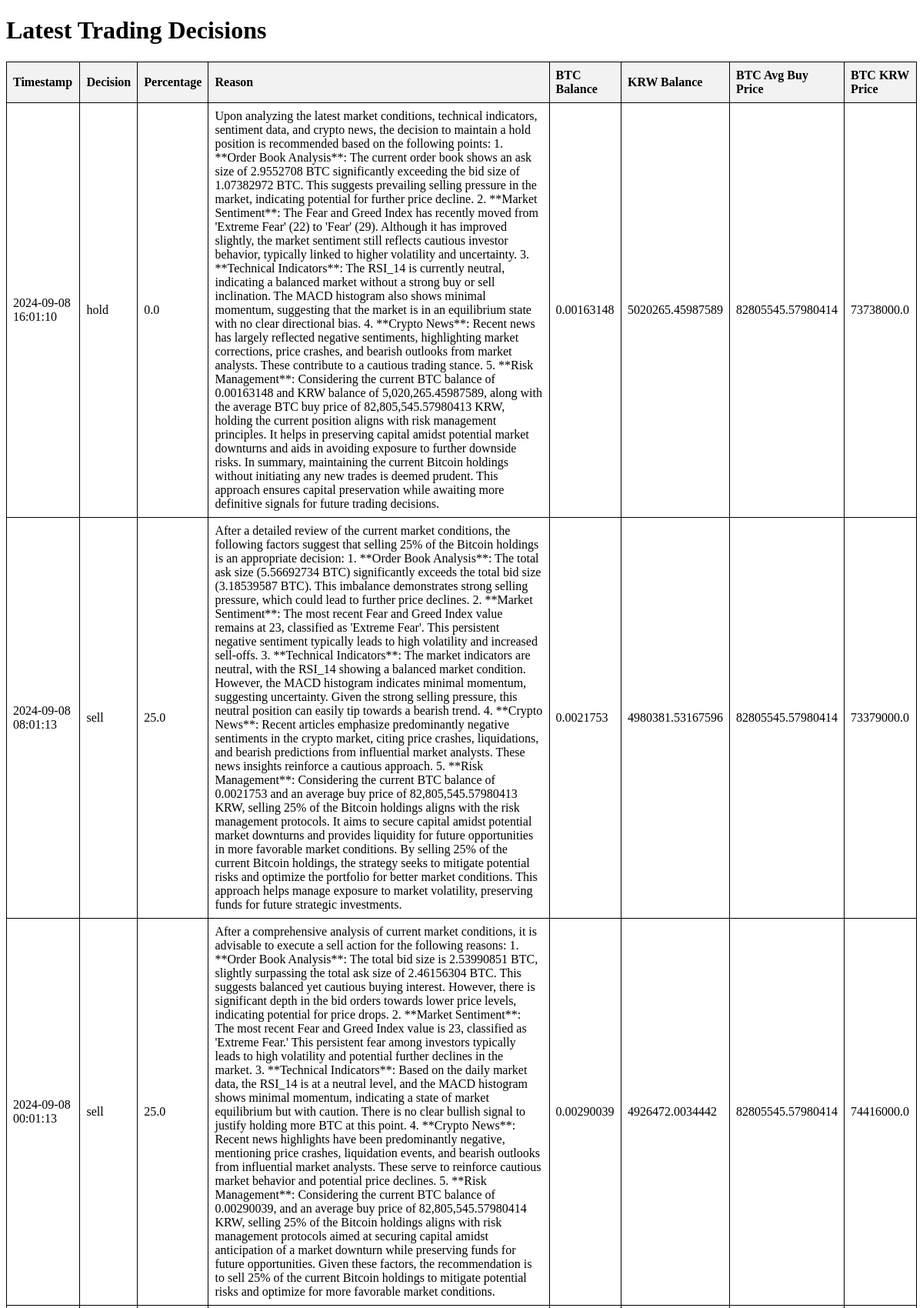
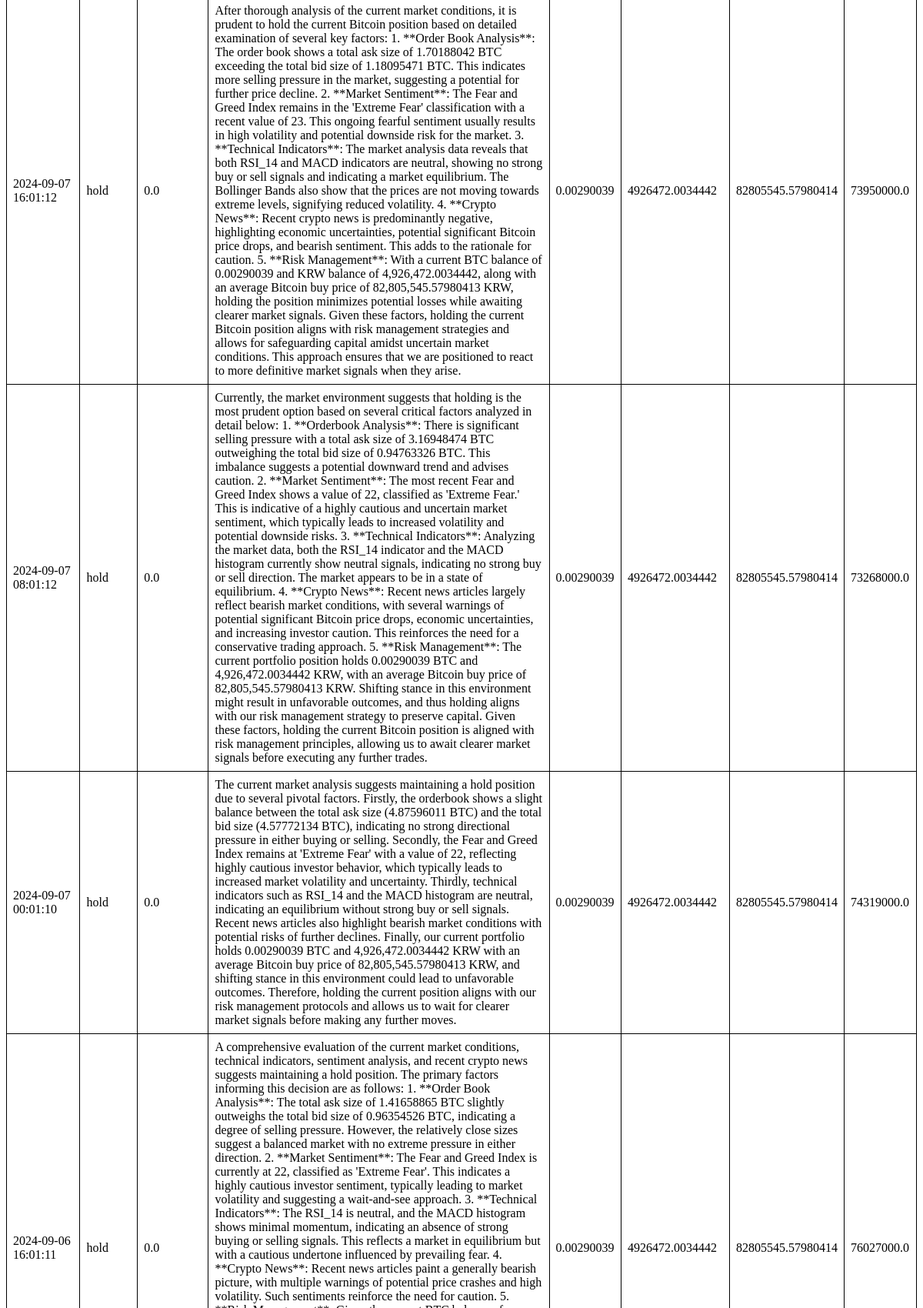
/?page=4 (upper part), run on the app's committed database (2 pictures, top to bottom).
### tables this page shows
CREATE TABLE decisions (
                id INTEGER PRIMARY KEY AUTOINCREMENT,
                timestamp DATETIME,
                decision TEXT,
                percentage REAL,
                reason TEXT,
                btc_balance REAL,
                krw_balance REAL,
                btc_avg_buy_price REAL,
                btc_krw_price REAL
            );

### sqlite_viewer/app.py (the view)
@app.route('/')
def index():
    conn = get_db_connection()
    cur = conn.cursor()
    cur.execute("SELECT COUNT(*) FROM decisions")
    total_decisions = cur.fetchone()[0]
    decisions_per_page = 10
    total_pages = math.ceil(total_decisions / decisions_per_page)
    page = request.args.get('page', 1, type=int)
    offset = (page - 1) * decisions_per_page
    cur.execute("SELECT * FROM decisions ORDER BY timestamp DESC LIMIT ? OFFSET ?",
                (decisions_per_page, offset))
    decisions = cur.fetchall()
    conn.close()
    return render_template('index.html', decisions=decisions, page=page, total_pages=total_pages)

### sqlite_viewer/app.py (called while the page is built)
def get_db_connection():
    conn = sqlite3.connect('/home/ubuntu/cryptoauto/trading_decisions.sqlite')
    conn.row_factory = sqlite3.Row
    return conn

### sqlite_viewer/templates/index.html (shortened to what this page needs)
<!DOCTYPE html>
<html lang="en">
  <head>
  </head>
  <body>
    <h1>Latest Trading Decisions</h1>
    <table>
      <tr>
        <th>Timestamp</th>
        <th>Decision</th>
        <th>Percentage</th>
        <th>Reason</th>
        <th>BTC Balance</th>
        <th>KRW Balance</th>
        <th>BTC Avg Buy Price</th>
        <th>BTC KRW Price</th>
      </tr>
      {% for decision in decisions %}
      <tr>
        <td>{{ decision['timestamp'] }}</td>
        <td>{{ decision['decision'] }}</td>
        <td>{{ decision['percentage'] }}</td>
        <td>{{ decision['reason'] }}</td>
        <td>{{ decision['btc_balance'] }}</td>
        <td>{{ decision['krw_balance'] }}</td>
        <td>{{ decision['btc_avg_buy_price'] }}</td>
        <td>{{ decision['btc_krw_price'] }}</td>
      </tr>
      {% endfor %}
    </table>
  </body>
</html>

### sqlite_viewer/templates/index.html (style rules this page uses)
table { width: 100%; border-collapse: collapse; }
th, td { border: 1px solid black; padding: 8px; text-align: left; }
th { background-color: #f2f2f2; }

### data on the page
decisions: timestamp "2024-09-08 16:01:10", decision "hold", percentage "0.0", reason "Upon analyzing the latest market conditions, technical indicators, sentiment data, and crypto news, the decision to maintain a hold position is recommended based on the following points: 1. **Order Book Analysis**: The current order book shows an ask size of 2.9552708 BTC significantly exceeding the bid size of 1.07382972 BTC. This suggests prevailing selling pressure in the market, indicating potential for further price decline. 2. **Market Sentiment**: The Fear and Greed Index has recently moved from 'Extreme Fear' (22) to 'Fear' (29). Although it has improved slightly, the market sentiment still reflects cautious investor behavior, typically linked to higher volatility and uncertainty.…", btc_balance "0.00163148", krw_balance "5020265.45987589", btc_avg_buy_price "82805545.57980414", btc_krw_price "73738000.0"
decisions: timestamp "2024-09-08 08:01:13", decision "sell", percentage "25.0", reason "After a detailed review of the current market conditions, the following factors suggest that selling 25% of the Bitcoin holdings is an appropriate decision: 1. **Order Book Analysis**: The total ask size (5.56692734 BTC) significantly exceeds the total bid size (3.18539587 BTC). This imbalance demonstrates strong selling pressure, which could lead to further price declines. 2. **Market Sentiment**: The most recent Fear and Greed Index value remains at 23, classified as 'Extreme Fear'. This persistent negative sentiment typically leads to high volatility and increased sell-offs. 3. **Technical Indicators**: The market indicators are neutral, with the RSI_14 showing a balanced market…", btc_balance "0.0021753", krw_balance "4980381.53167596", btc_avg_buy_price "82805545.57980414", btc_krw_price "73379000.0"
decisions: timestamp "2024-09-08 00:01:13", decision "sell", percentage "25.0", reason "After a comprehensive analysis of current market conditions, it is advisable to execute a sell action for the following reasons: 1. **Order Book Analysis**: The total bid size is 2.53990851 BTC, slightly surpassing the total ask size of 2.46156304 BTC. This suggests balanced yet cautious buying interest. However, there is significant depth in the bid orders towards lower price levels, indicating potential for price drops. 2. **Market Sentiment**: The most recent Fear and Greed Index value is 23, classified as 'Extreme Fear.' This persistent fear among investors typically leads to high volatility and potential further declines in the market. 3. **Technical Indicators**: Based on the daily…", btc_balance "0.00290039", krw_balance "4926472.0034442", btc_avg_buy_price "82805545.57980414", btc_krw_price "74416000.0"
decisions: timestamp "2024-09-07 16:01:12", decision "hold", percentage "0.0", reason "After thorough analysis of the current market conditions, it is prudent to hold the current Bitcoin position based on detailed examination of several key factors: 1. **Order Book Analysis**: The order book shows a total ask size of 1.70188042 BTC exceeding the total bid size of 1.18095471 BTC. This indicates more selling pressure in the market, suggesting a potential for further price decline. 2. **Market Sentiment**: The Fear and Greed Index remains in the 'Extreme Fear' classification with a recent value of 23. This ongoing fearful sentiment usually results in high volatility and potential downside risk for the market. 3. **Technical Indicators**: The market analysis data reveals that…", btc_balance "0.00290039", krw_balance "4926472.0034442", btc_avg_buy_price "82805545.57980414", btc_krw_price "73950000.0"
decisions: timestamp "2024-09-07 08:01:12", decision "hold", percentage "0.0", reason "Currently, the market environment suggests that holding is the most prudent option based on several critical factors analyzed in detail below: 1. **Orderbook Analysis**: There is significant selling pressure with a total ask size of 3.16948474 BTC outweighing the total bid size of 0.94763326 BTC. This imbalance suggests a potential downward trend and advises caution. 2. **Market Sentiment**: The most recent Fear and Greed Index shows a value of 22, classified as 'Extreme Fear.' This is indicative of a highly cautious and uncertain market sentiment, which typically leads to increased volatility and potential downside risks. 3. **Technical Indicators**: Analyzing the market data, both the…", btc_balance "0.00290039", krw_balance "4926472.0034442", btc_avg_buy_price "82805545.57980414", btc_krw_price "73268000.0"
decisions: timestamp "2024-09-07 00:01:10", decision "hold", percentage "0.0", reason "The current market analysis suggests maintaining a hold position due to several pivotal factors. Firstly, the orderbook shows a slight balance between the total ask size (4.87596011 BTC) and the total bid size (4.57772134 BTC), indicating no strong directional pressure in either buying or selling. Secondly, the Fear and Greed Index remains at 'Extreme Fear' with a value of 22, reflecting highly cautious investor behavior, which typically leads to increased market volatility and uncertainty. Thirdly, technical indicators such as RSI_14 and the MACD histogram are neutral, indicating an equilibrium without strong buy or sell signals. Recent news articles also highlight bearish market…", btc_balance "0.00290039", krw_balance "4926472.0034442", btc_avg_buy_price "82805545.57980414", btc_krw_price "74319000.0"
decisions: timestamp "2024-09-06 16:01:11", decision "hold", percentage "0.0", btc_balance "0.00290039", krw_balance "4926472.0034442", btc_avg_buy_price "82805545.57980414", btc_krw_price "76027000.0"
